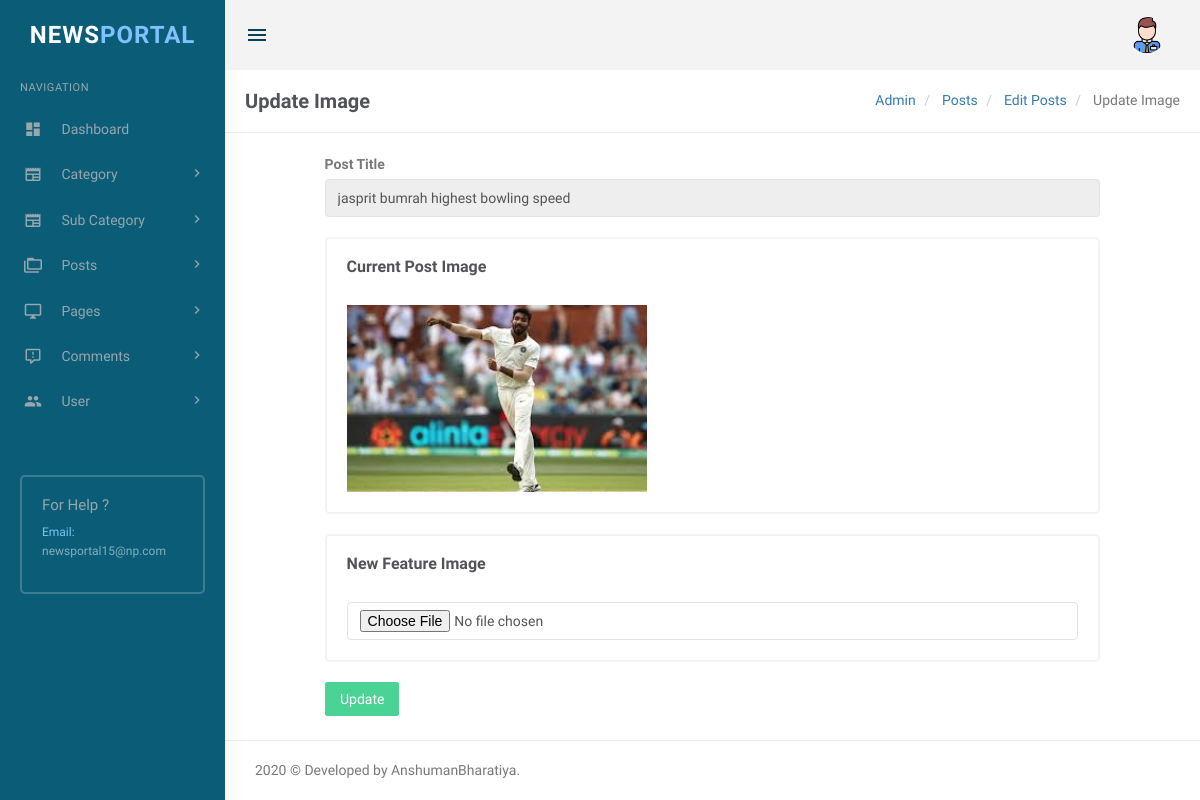
Page /admin/change-image.php?pid=14 (signed in) on the committed database.
### tables this page shows
CREATE TABLE `tblposts` (
  `id` int(11) NOT NULL,
  `PostTitle` longtext,
  `CategoryId` int(11) DEFAULT NULL,
  `SubCategoryId` int(11) DEFAULT NULL,
  `PostDetails` longtext,
  `PostingDate` timestamp NULL DEFAULT CURRENT_TIMESTAMP,
  `UpdationDate` timestamp NULL DEFAULT NULL ON UPDATE CURRENT_TIMESTAMP,
  `Is_Active` int(1) DEFAULT NULL,
  `PostUrl` mediumtext,
  `PostImage` varchar(255) DEFAULT NULL
);

### admin/change-image.php (the view, shortened to what this page needs)
<?php
include('includes/config.php');
if(strlen($_SESSION['login'])==0)
  {
header('location:index.php');
}
else{
?>
<!DOCTYPE html>
<html lang="en">
    <head>
        <link href="../plugins/summernote/summernote.css" rel="stylesheet" />
        <link href="../plugins/select2/css/select2.min.css" rel="stylesheet" type="text/css" />
        <link href="../plugins/jquery.filer/css/jquery.filer.css" rel="stylesheet" />
        <link href="../plugins/jquery.filer/css/themes/jquery.filer-dragdropbox-theme.css" rel="stylesheet" />
        <link href="assets/css/bootstrap.min.css" rel="stylesheet" type="text/css" />
        <link href="assets/css/core.css" rel="stylesheet" type="text/css" />
        <link href="assets/css/components.css" rel="stylesheet" type="text/css" />
        <link href="assets/css/icons.css" rel="stylesheet" type="text/css" />
        <link href="assets/css/pages.css" rel="stylesheet" type="text/css" />
        <link href="assets/css/menu.css" rel="stylesheet" type="text/css" />
        <link href="assets/css/responsive.css" rel="stylesheet" type="text/css" />
		<link rel="stylesheet" href="../plugins/switchery/switchery.min.css">
    </head>
    <body class="fixed-left">
        <div id="wrapper">
           <?php include('includes/topheader.php');?>
             <?php include('includes/leftsidebar.php');?>
            <div class="content-page">
                <div class="content">
                    <div class="container">
                        <div class="row">
							<div class="col-xs-12">
								<div class="page-title-box">
                                    <h4 class="page-title">Update Image </h4>
                                    <ol class="breadcrumb p-0 m-0">
                                        <li>
                                            <a href="#">Admin</a>
                                        </li>
                                        <li>
                                            <a href="#"> Posts </a>
                                        </li>
                                           <li>
                                            <a href="#"> Edit Posts </a>
                                        </li>
                                        <li class="active">
                                           Update Image
                                        </li>
                                    </ol>
                                    <div class="clearfix"></div>
                                </div>
							</div>
						</div>
<div class="row">
<div class="col-sm-6">
</div>
</div>
<form name="addpost" method="post" enctype="multipart/form-data">
<?php
$postid=intval($_GET['pid']);
$query=mysqli_query($con,"select PostImage,PostTitle from tblposts where id='$postid' and Is_Active=1 ");
while($row=mysqli_fetch_array($query))
{
?>
                        <div class="row">
                            <div class="col-md-10 col-md-offset-1">
                                <div class="p-6">
                                    <div class="">
                                        <form name="addpost" method="post">
 <div class="form-group m-b-20">
<label for="exampleInputEmail1">Post Title</label>
<input type="text" class="form-control" id="posttitle" value="<?php echo htmlentities($row['PostTitle']);?>" name="posttitle"  readonly>
</div>
 <div class="row">
<div class="col-sm-12">
 <div class="card-box">
<h4 class="m-b-30 m-t-0 header-title"><b>Current Post Image</b></h4>
<img src="postimages/<?php echo htmlentities($row['PostImage']);?>" width="300"/>
<br />
</div>
</div>
</div>
<?php } ?>
<div class="row">
<div class="col-sm-12">
 <div class="card-box">
<h4 class="m-b-30 m-t-0 header-title"><b>New Feature Image</b></h4>
<input type="file" class="form-control" id="postimage" name="postimage"  required>
</div>
</div>
</div>
<button type="submit" name="update" class="btn btn-success waves-effect waves-light">Update </button>
</form>
                                    </div>
                                </div>
                            </div>
                        </div>
                    </div>
                </div>
           <?php include('includes/footer.php');?>
            </div>
        </div>
    </body>
</html>
<?php } ?>

### admin/assets/css/core.css (style rules this page uses)
body { font-family: 'Varela Round', sans-serif; margin: 0; padding-bottom: 60px; overflow-x: hidden; color: #797979; }
html { position: relative; min-height: 100%; }
.h1, .h2, .h3, .h4, .h5, .h6, h1, h2, h3, h4, h5, h6 { color: #505458; font-family: 'Hind Madurai', sans-serif; margin: 10px 0; }
* { outline: none !important; }
b, strong { font-weight: 600; font-family: 'Hind Madurai', sans-serif; }
.container { width: auto; }
#wrapper { height: 100%; overflow: hidden; width: 100%; }
.p-0 { padding: 0 !important; }
.m-0 { margin: 0 !important; }
.m-t-0 { margin-top: 0 !important; }
.m-b-20 { margin-bottom: 20px !important; }
.m-b-30 { margin-bottom: 30px !important; }
.card-box { padding: 20px; border: 2px solid #f3f3f3; -webkit-border-radius: 5px; border-radius: 5px; -moz-border-radius: 5px; background-clip: padding-box; margin-bottom: 20px; background-color: #ffffff; }
.row { margin-right: -10px; margin-left: -10px; }
.col-lg-1, .col-lg-10, .col-lg-11, .col-lg-12, .col-lg-2, .col-lg-3, .col-lg-4, .col-lg-5, .col-lg-6, .col-lg-7, .col-lg-8, .col-lg-9, .col-md-1, .col-md-10, .col-md-11, .col-md-12, .col-md-2, .col-md-3, .col-md-4, .col-md-5, .col-md-6, .col-md-7, .col-md-8, .col-md-9, .col-sm-1, .col-sm-10, .col-sm-11, .col-sm-12, .col-sm-2, .col-sm-3, .col-sm-4, .col-sm-5, .col-sm-6, .col-sm-7, .col-sm-8, .col-sm-9, .col-xs-1, .col-xs-10, .col-xs-11, .col-xs-12, .col-xs-2, .col-xs-3, .col-xs-4, .col-xs-5, .col-xs-6, .col-xs-7, .col-xs-8, .col-xs-9 { padding-left: 10px; padding-right: 10px; }
.breadcrumb { background-color: transparent; margin-bottom: 15px; padding-top: 10px; padding-left: 0; }
.waves-effect { position: relative; cursor: pointer; display: inline-block; overflow: hidden; -webkit-user-select: none; -moz-user-select: none; -ms-user-select: none; user-select: none; -webkit-tap-highlight-color: transparent; vertical-align: middle; z-index: 1; will-change: opacity, transform; -webkit-transition: all 0.3s ease-out; -moz-transition: all 0.3s ease-out; -o-transition: all 0.3s ease-out; -ms-transition: all 0.3s ease-out; transition: all 0.3s ease-out; }

### admin/assets/css/menu.css (style rules this page uses)
* { font-family: 'Lemonada', cursive; }
.content-page { margin-left: 225px; overflow: hidden; }
.content-page .content { padding: 0 5px 10px 5px; margin-top: 70px; }
.page-title { font-size: 20px; margin-bottom: 0; margin-top: 0; font-weight: 600; }
.header-title { font-size: 16px; line-height: 16px; margin-bottom: 8px; font-weight: 600; }
.page-title-box { padding: 20px; border-bottom: 1px solid #eee; margin: 0 -20px 20px -20px; }
.page-title-box .page-title { margin-bottom: 0; float: left; }
.page-title-box .breadcrumb { float: right; background-color: transparent !important; }

### rows in the picture
tblposts: posttitle "jasprit bumrah highest bowling speed", PostImage (picture)
